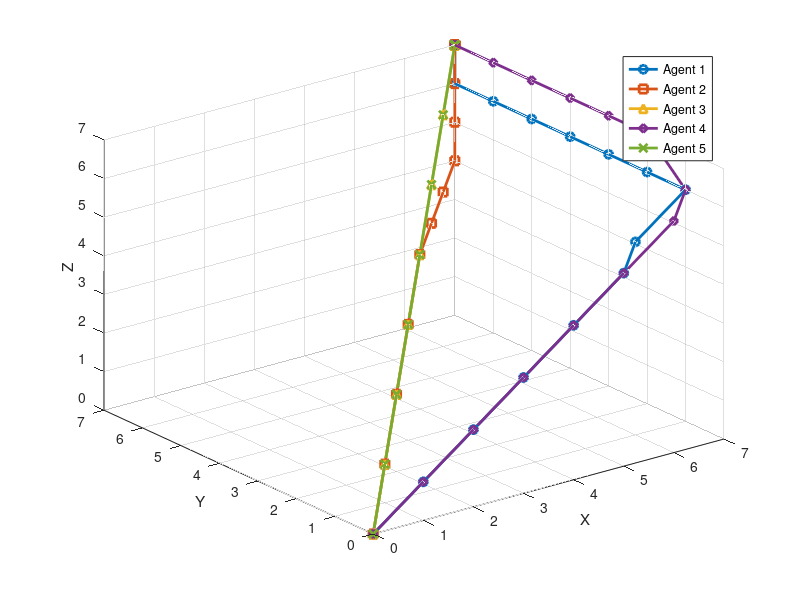

Source code (MATLAB):
% 初始化每个智能体的轨迹
agent_1_state = [
    [0 0 0];
    [1 0 1];
    [2 0 2];
    [3 0 3];
    [4 0 4];
    [5 0 5];
    [6 1 5];
    [7 1 6];
    [7 2 6];
    [7 3 6];
    [7 4 6];
    [7 5 6];
    [7 6 6];
    [7 7 6];
    [7 7 6];
    [7 7 7];
    [7 7 7]
];

agent_2_state = [
    [0 0 0];
    [1 1 1];
    [2 2 2];
    [3 3 3];
    [4 4 4];
    [5 5 4];
    [6 6 4];
    [7 7 4];
    [7 7 5];
    [7 7 6];
    [7 7 7];
    [7 7 7];
    [7 7 7];
    [7 7 7];
    [7 7 7];
    [7 7 7];
    [7 7 7]
];

agent_3_state = [
    [0 0 0];
    [1 1 1];
    [2 2 2];
    [3 3 3];
    [4 4 4];
    [5 5 5];
    [6 6 6];
    [7 7 7];
    [7 7 7];
    [7 7 7];
    [7 7 7];
    [7 7 7];
    [7 7 7];
    [7 7 7];
    [7 7 7];
    [7 7 7];
    [7 7 7]
];

agent_4_state = [
    [0 0 0];
    [1 0 1];
    [2 0 2];
    [3 0 3];
    [4 0 4];
    [5 0 5];
    [6 0 6];
    [7 1 6];
    [7 2 7];
    [7 3 7];
    [7 4 7];
    [7 5 7];
    [7 6 7];
    [7 7 7];
    [7 7 7];
    [7 7 7];
    [7 7 7]
];

agent_5_state = [
    [0 0 0];
    [1 1 1];
    [2 2 2];
    [3 3 3];
    [4 4 4];
    [5 5 5];
    [6 6 6];
    [7 7 7];
    [7 7 7];
    [7 7 7];
    [7 7 7];
    [7 7 7];
    [7 7 7];
    [7 7 7];
    [7 7 7];
    [7 7 7];
    [7 7 7]
];
                                                        
% 绘制智能体的轨迹
figure;
hold on;
plot3(agent_1_state(:, 1), agent_1_state(:, 2), agent_1_state(:, 3), '-o', 'DisplayName', 'Agent 1', 'LineWidth', 2);
plot3(agent_2_state(:, 1), agent_2_state(:, 2), agent_2_state(:, 3), '-s', 'DisplayName', 'Agent 2', 'LineWidth', 2);
plot3(agent_3_state(:, 1), agent_3_state(:, 2), agent_3_state(:, 3), '-^', 'DisplayName', 'Agent 3', 'LineWidth', 2);
plot3(agent_4_state(:, 1), agent_4_state(:, 2), agent_4_state(:, 3), '-d', 'DisplayName', 'Agent 4', 'LineWidth', 2);
plot3(agent_5_state(:, 1), agent_5_state(:, 2), agent_5_state(:, 3), '-x', 'DisplayName', 'Agent 5', 'LineWidth', 2);

view(3);
% 设置图形
xlabel('X');
ylabel('Y');
zlabel('Z');
legend;
grid on;

